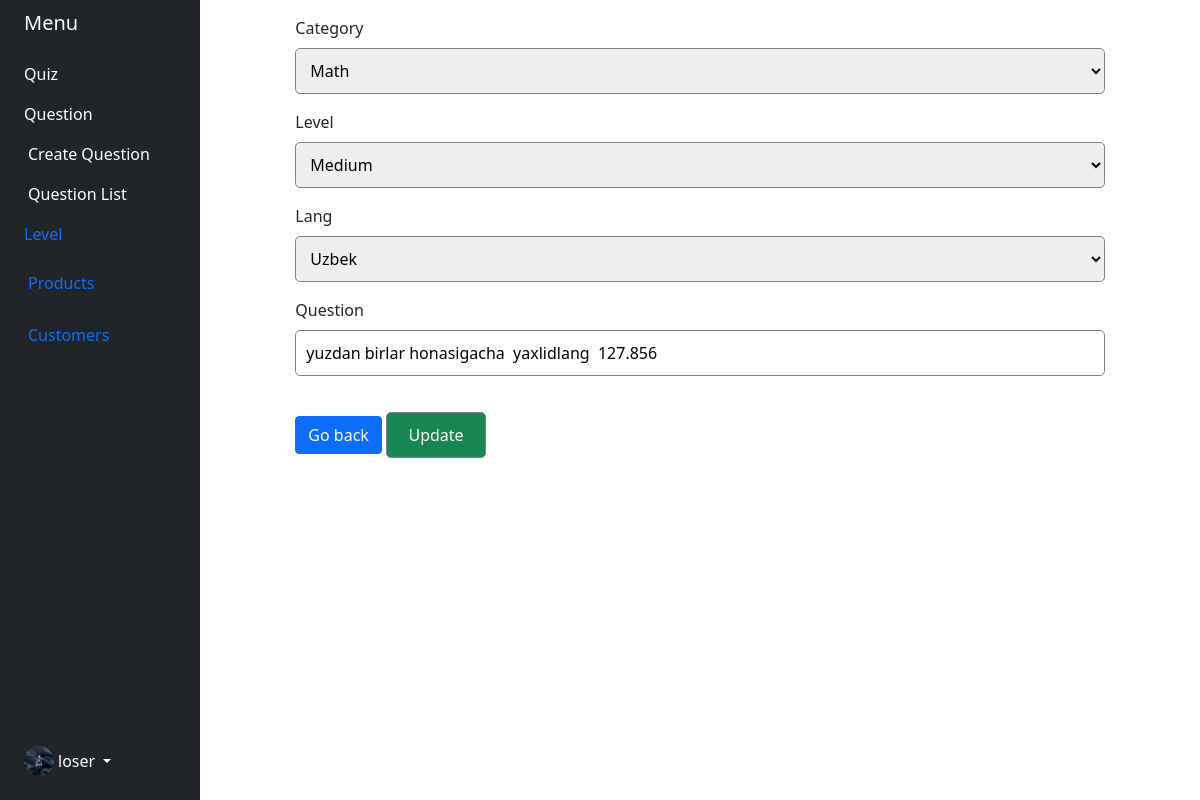
Page /admins/quiz-update/19/ (signed in) on the committed database.
### accounts_app/models.py (models this page shows)
class Employee(models.Model):
    user = models.OneToOneField(User, on_delete=models.CASCADE, primary_key=True)
    phone = models.CharField(max_length=15, null=False)
    profile_image = models.OneToOneField(Uploads, on_delete=models.CASCADE)
    language = models.CharField(max_length=10, choices=lang_choices())
    class Meta:
        db_table = 'auth_employee'

### files_app/models.py (models this page shows)
class Uploads(models.Model):
    original_name = models.CharField(max_length=300)
    content_type = models.CharField(max_length=100)
    new_name = models.CharField(max_length=100)
    path = models.CharField(max_length=500)
    code = models.CharField(max_length=70, unique=True)
    size = models.IntegerField()
    class Meta:
        db_table = 'uploads'

### quiz_app/models.py (models this page shows, shortened)
class Question(Auditable):
    question = models.CharField(max_length=300)
    category = models.CharField(max_length=100, choices=category_choices())
    level = models.CharField(max_length=100, choices=level_choices())
    lang = models.CharField(max_length=100, choices=lang_choices())
    valid = models.BooleanField(default=False)

### admins_app/views.py (the view)
# urls.py: path('quiz-update/<int:pk>/', QuizUpdate.as_view(), name='quiz-update'),
class QuizUpdate(LoginRequiredMixin, UpdateView):
    model = Question
    fields = ['level', 'category', 'lang','question']
    template_name = 'question/update_questions.html'
    success_url = reverse_lazy('admins:question_list')

### admins_app/templates/question/update_questions.html (shortened to what this page needs)
{% extends 'base.html' %}
{% block content %}
    <div class="row  update-question ">
        <div class="col-10 offset-1">
            <form method="post">
                <div class="mb-3">
                    <label for="{{ form.category.id_for_label }}" class="form-label">{{ form.category.label }}</label>
                    {{ form.category }}
                </div>
                <div class="mb-3">
                    <label for="{{ form.level.id_for_label }}" class="form-label">{{ form.level.label }}</label>
                    {{ form.level }}
                </div>
                <div class="mb-3">
                    <label for="{{ form.lang.id_for_label }}" class="form-label">{{ form.lang.label }}</label>
                    {{ form.lang }}
                </div>
                <div class="mb-3">
                    <label for="{{ form.question.id_for_label }}" class="form-label">{{ form.question.label }}</label>
                    {{ form.question }}
                </div>
                <a href="{% url 'admins:question_list' %}" class="btn btn-primary">Go back</a>
                <input type="submit" value="Update" class="btn btn-success " style="width: 100px;margin: 20px auto">
            </form>
        </div>
    </div>
{% endblock content %}

### admins_app/templates/base.html (shortened to what this page needs)
<!DOCTYPE html>
<html lang="en">
{% load i18n %}
{% load mytags %}
{% load static %}
<head>
    <link rel="stylesheet" href="{% static 'css/main.css' %}">
    <link href="https://cdn.jsdelivr.net/npm/bootstrap@5.0.2/dist/css/bootstrap.min.css" rel="stylesheet"
>
</head>
<body style="overflow-x: hidden">
<div class="container-fluid">
    <div class="row flex-nowrap">
        <div class="col-auto col-md-3 col-xl-2 px-sm-2 px-0 bg-dark">
            <div class="d-flex flex-column align-items-center align-items-sm-start px-3 pt-2 text-white min-vh-100">
                <a href="/"
                   class="d-flex align-items-center pb-3 mb-md-0 me-md-auto text-white text-decoration-none">
                    <span class="fs-5 d-none d-sm-inline">Menu</span>
                </a>
                <ul class="nav nav-pills flex-column mb-sm-auto mb-0 align-items-center align-items-sm-start"
                    id="menu">
                    <li class="nav-item">
                        <a href="{% url 'quiz:index' %}" class="text-white nav-link align-middle px-0">Quiz</a>
                    </li>
                    <li>
                        <a href="#submenu1" data-bs-toggle="collapse" class="text-white nav-link px-0 align-middle">
                            Question </a>
                        <ul class="collapse show nav flex-column ms-1" id="submenu1" data-bs-parent="#menu">
                            <li class="w-100">
                                <a href="{% url 'admins:create_question' %}" class="nav-link text-white px-0">
                                    Create Question
                                </a>
                            </li>
                            <li class="w-100">
                                <a href="{% url 'admins:question_list' %}" class="nav-link text-white px-0">
                                    Question List
                                </a>
                            </li>
                        </ul>
                    </li>
                    <li>
                        <a href="#submenu2" data-bs-toggle="collapse" class="nav-link px-0 align-middle ">
                            Level</a>
                    </li>
                    <li>
                        <a href="#submenu3" data-bs-toggle="collapse" class="nav-link px-0 align-middle">
                             <span class="ms-1 d-none d-sm-inline">Products</span> </a>
                    </li>
                    <li>
                        <a href="#" class="nav-link px-0 align-middle">
                             <span class="ms-1 d-none d-sm-inline">Customers</span>
                        </a>
                    </li>
                </ul>
                {% if user.is_authenticated %}
                    <div class="dropdown pb-4">
                        <a href="#" class="d-flex align-items-center text-white text-decoration-none dropdown-toggle"
                           id="dropdownUser1" data-bs-toggle="dropdown" aria-expanded="false">
                            <img src="{{ user.employee.profile_image.path }}" alt="hugenerd" width="30" height="30"
                                 class="rounded-circle">
                            <span class="d-none d-sm-inline mx-1">loser</span>
                        </a>
                    </div>
                {% endif %}
            </div>
        </div>
        <div class="col py-3">
            <main>
                {% block content %}
                {% endblock %}
            </main>
        </div>
    </div>
</div>
</body>
</html>

### admins_app/templates/question/static/css/main.css (style rules this page uses)
.update-question input { padding: 10px; box-sizing: border-box; outline: none !important; width: 100%; border: 1px solid grey; border-radius: 5px; }
.update-question select { border: 1px solid grey; border-radius: 5px; padding: 10px; box-sizing: border-box; outline: none; width: 100%; }

### rows in the picture
Question: category "Math", level "Medium", lang "Uzbek", question "yuzdan birlar honasigacha yaxlidlang 127.856"
